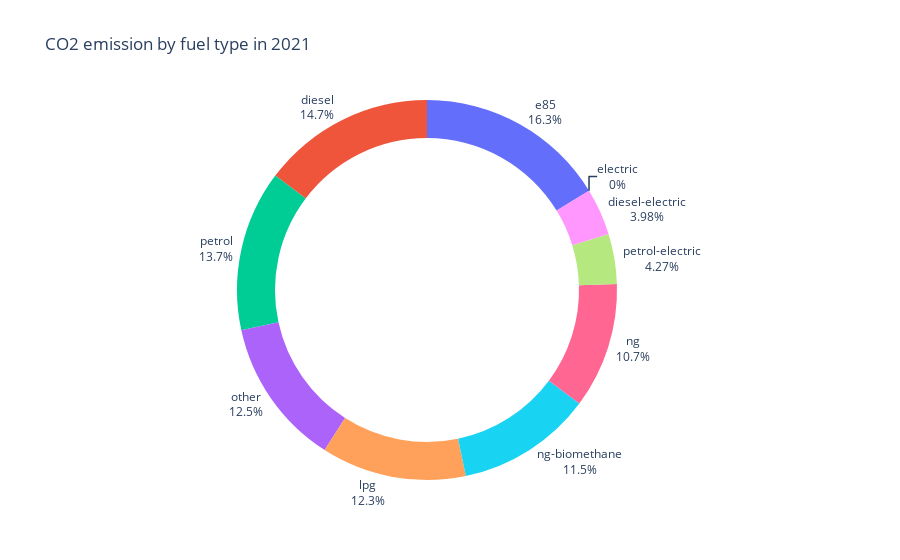

Source (notebook cell):
### Code cell
# Plot pie chart with average CO2 emission per fuel type.
fig = px.pie(ft_mean_emission,
    names=ft_mean_emission.index,
    values="Ewltp (g/km)",
    title="CO2 emission by fuel type in 2021",
    hole=0.8,
    labels={
        "Ewltp (g/km)": "CO2 emission WLTP (g/km)"
    },
)
fig.update_layout(showlegend=False)
fig.update_traces(textposition='outside', textinfo="label + percent")
fig.show()

### Figure 1 — Plotly figure (JSON) as saved in the notebook; plotly's stock layout.template omitted (floating-point values rounded to 4 significant figures)
{"data": [{"domain": {"x": [0, 1], "y": [0, 1]}, "hole": 0.8, "hovertemplate": "Ft=%{label}<br>CO2 emission WLTP (g/km)=%{value}<extra></extra>", "labels": ["diesel", "diesel-electric", "e85", "electric", "lpg", "ng", "ng-biomethane", "other", "petrol", "petrol-electric"], "legendgroup": "", "name": "", "showlegend": true, "textinfo": "label+percent", "textposition": "outside", "type": "pie", "values": [144.5, 39.11, 159.6, 0, 121.1, 104.9, 113.3, 123.1, 134.4, 41.89]}], "layout": {"legend": {"tracegroupgap": 0}, "showlegend": false, "title": {"text": "CO2 emission by fuel type in 2021"}}}
